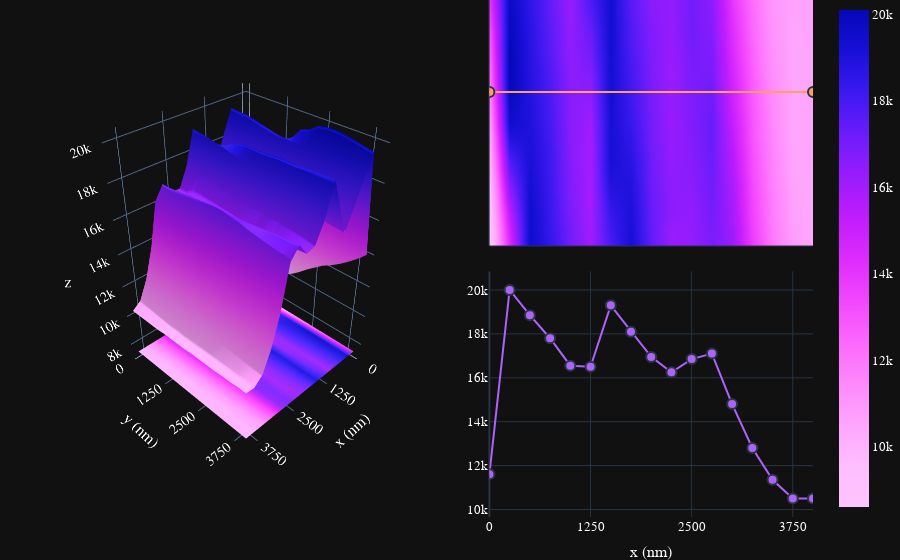

Notebook code for this chart:
### Code cell
from plotly.subplots import make_subplots
import plotly.graph_objects as go

def zmap(exptype):
    z = exptype.T
    nx, ny = z.shape[1], z.shape[0]
    x, y = np.meshgrid(np.arange(0, nx, 1), np.arange(0, ny, 1))
    xx = np.arange(0, nx, 1)
    yy = np.arange(0, ny, 1)
    offs = np.min(z)*0.13
    if np.min(z)-offs > 1.e-4:
        z_offset=(np.min(z)-offs)*np.ones(z.shape)#
    else:
        z_offset=(np.min(z)+offs)*np.ones(z.shape)#

    x_offset=-np.min(xx)*np.ones(z.shape)
    y_offset=np.min(yy)*np.ones(z.shape)
    proj_z=lambda x, y, z: z#projection in the z-direction
    colorsurfz=proj_z(x,y,z)
    proj_x=lambda x, y, z: x
    colorsurfx=proj_z(x,y,z)
    proj_y=lambda x, y, z: y
    colorsurfy=proj_z(x,y,z)

    class Results(): pass
    results = Results()
    results.colorsurfz=  colorsurfz
    results.z_offset = z_offset
    results.x = x
    results.y = y
    return results

def fig_3d_2d_layout(data,template,attrs,pixel, color='Plotly3',**kwargs):
    
    if  'tick_step' in kwargs:
        tick_step = kwargs.pop('tick_step')
    else:
        tick_step = 5
        
    z = data
    nx = data.shape[0]
    ny = data.shape[1]
    xm,ym = np.meshgrid(np.arange(0, nx, 1), np.arange(0, ny, 1))
    x = np.arange(0, nx, 1)
    y = np.arange(0, ny, 1)
    expsoffsets = zmap(z)
    
    if attrs:
        xi =  int(attrs['Inicio X'])
        xf =  int(round(attrs['fin X ']/attrs['paso']))
        print(xf)
        yi =  int(attrs['Inicio Y'])
        yf =  int(round(attrs['fin Y ']/attrs['paso']))    
        step = attrs['paso']
        xt = np.arange(xi,xf,tick_step)
        yt = np.arange(yi,yf,tick_step)
        xtl = xt*step
        ytl = yt*step
    else:
        xi =  x[0]
        xf =  x[-1]
        yi =  y[0]
        yf =  y[-1]
        step = 1
        xt = np.arange(xi,xf,tick_step)
        yt = np.arange(yi,yf,tick_step)
        xtl = xt*step
        ytl = yt*step
        # utils.error_alert()
        
        
    
    fig = make_subplots(
            rows=2, cols=2, 
            column_widths=[0.6, 0.4],
            row_heights=[0.5, 0.5],
            specs=[[{'type': 'surface','rowspan':2},{'type': 'contour'}],
                    [None, {'type':'scatter'}]],
            horizontal_spacing=0.00,
            vertical_spacing=0.05,
            shared_xaxes=True,
            
            )


        # Generate data
    fig.add_trace(go.Surface(z=data.T,showscale=False,colorscale=color),row=1, col=1)
    fig.add_trace(go.Surface(z=list(expsoffsets.z_offset),  # type: ignore
                x=list(expsoffsets.x),
                y=list(expsoffsets.y),
                colorscale=color,
                showscale=False, 
                 surfacecolor=expsoffsets.colorsurfz),row=1, col=1)
    
    
    
    fig.add_trace(go.Heatmap(z=data.T,connectgaps=True, zsmooth='best',colorscale=color),row=1, col=2)

    pixel_line_profile = go.Scatter(x=x,y=z[:,pixel],mode='lines+markers',marker_line_width=2,marker_size=10,)
    pixel_line = go.Scatter(x=[xi,xf],y=[pixel,pixel],marker_line_width=2,marker_size=10)
    fig.add_trace(pixel_line_profile,row=2,col=2)
    fig.add_trace(pixel_line,row=1,col=2)

    fig.update_layout(
        showlegend=False,
            template=template,
             margin=dict(r=0, t=0, b=0, l=0),
            font=dict(
            family="Latin Modern Roman,serif",
            color='white',
            size=13,
        ),   
            plot_bgcolor='rgba(0,0,0,0)',
        xaxis2 = dict(title='x (nm)',tickvals=xt,ticktext=xtl,range=[xi,xf]),
        yaxis1 = dict(title=' ',tickvals=[],range=[yi,yf]),
         scene=dict(
            xaxis=dict(title = 'x (nm)',tickmode='array',ticktext=xtl,tickvals=xt,tickprefix= "nm",),
            yaxis=dict(title = 'y (nm)',tickmode='array',ticktext=ytl,tickvals=yt,tickprefix= "nm",),
            zaxis=dict(),
            aspectratio= {"x": 1, "y": 1, "z": 1.5},
            camera_eye= {"x": 2, "y": 2, "z": 2},
    ),
    )
    return fig


fig_3d_2d_layout(afm,'plotly_dark',attrs,10, color='Plotly3_r',tick_step=5)

### Figure 1 — Plotly figure (JSON) as saved in the notebook; plotly's stock layout.template omitted (floating-point values rounded to 4 significant figures; data arrays with more than 128 entries replaced by an {"elided": "..."} marker saying what was removed)
{"data": [{"colorscale": [[0, "#fec3fe"], [0.08333, "#febefe"], [0.1667, "#fea5fd"], [0.25, "#fe88fc"], [0.3333, "#fc67fd"], [0.4167, "#f246fe"], [0.5, "#dd2bfd"], [0.5833, "#bf1cfd"], [0.6667, "#981cfd"], [0.75, "#6b1cfb"], [0.8333, "#3c19f0"], [0.9167, "#1910d8"], [1, "#0508b8"]], "scene": "scene", "showscale": false, "type": "surface", "z": {"elided": "17x17 int values"}}, {"colorscale": [[0, "#fec3fe"], [0.08333, "#febefe"], [0.1667, "#fea5fd"], [0.25, "#fe88fc"], [0.3333, "#fc67fd"], [0.4167, "#f246fe"], [0.5, "#dd2bfd"], [0.5833, "#bf1cfd"], [0.6667, "#981cfd"], [0.75, "#6b1cfb"], [0.8333, "#3c19f0"], [0.9167, "#1910d8"], [1, "#0508b8"]], "scene": "scene", "showscale": false, "surfacecolor": {"elided": "17x17 int values"}, "type": "surface", "x": {"elided": "17x17 int values"}, "y": {"elided": "17x17 int values"}, "z": {"elided": "17x17 float values"}}, {"colorscale": [[0, "#fec3fe"], [0.08333, "#febefe"], [0.1667, "#fea5fd"], [0.25, "#fe88fc"], [0.3333, "#fc67fd"], [0.4167, "#f246fe"], [0.5, "#dd2bfd"], [0.5833, "#bf1cfd"], [0.6667, "#981cfd"], [0.75, "#6b1cfb"], [0.8333, "#3c19f0"], [0.9167, "#1910d8"], [1, "#0508b8"]], "connectgaps": true, "type": "heatmap", "xaxis": "x", "yaxis": "y", "z": {"elided": "17x17 int values"}, "zsmooth": "best"}, {"marker": {"line": {"width": 2}, "size": 10}, "mode": "lines+markers", "type": "scatter", "x": [0, 1, 2, 3, 4, 5, 6, 7, 8, 9, 10, 11, 12, 13, 14, 15, 16], "xaxis": "x2", "y": [11602, 20002, 18852, 17802, 16552, 16502, 19302, 18102, 16952, 16252, 16852, 17102, 14802, 12802, 11352, 10502, 10502], "yaxis": "y2"}, {"marker": {"line": {"width": 2}, "size": 10}, "type": "scatter", "x": [0, 16], "xaxis": "x", "y": [10, 10], "yaxis": "y"}], "layout": {"font": {"color": "white", "family": "Latin Modern Roman,serif", "size": 13}, "margin": {"b": 0, "l": 0, "r": 0, "t": 0}, "plot_bgcolor": "rgba(0,0,0,0)", "scene": {"aspectratio": {"x": 1, "y": 1, "z": 1.5}, "camera": {"eye": {"x": 2, "y": 2, "z": 2}}, "domain": {"x": [0, 0.6], "y": [0, 1]}, "xaxis": {"tickmode": "array", "tickprefix": "nm", "ticktext": [0, 1250, 2500, 3750], "tickvals": [0, 5, 10, 15], "title": {"text": "x (nm)"}}, "yaxis": {"tickmode": "array", "tickprefix": "nm", "ticktext": [0, 1250, 2500, 3750], "tickvals": [0, 5, 10, 15], "title": {"text": "y (nm)"}}}, "showlegend": false, "xaxis": {"anchor": "y", "domain": [0.6, 1], "matches": "x2", "showticklabels": false}, "xaxis2": {"anchor": "y2", "domain": [0.6, 1], "range": [0, 16], "ticktext": [0, 1250, 2500, 3750], "tickvals": [0, 5, 10, 15], "title": {"text": "x (nm)"}}, "yaxis": {"anchor": "x", "domain": [0.525, 1], "range": [0, 16], "tickvals": [], "title": {"text": " "}}, "yaxis2": {"anchor": "x2", "domain": [0, 0.475]}}}
